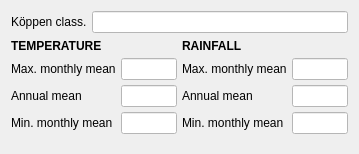
               <widget class="QWidget" name="Climate_Box">
                <property name="geometry">
                 <rect>
                  <x>0</x>
                  <y>0</y>
                  <width>359</width>
                  <height>154</height>
                 </rect>
                </property>
                <attribute name="label">
                 <string>CLIMATE AND WEATHER</string>
                </attribute>
                <layout class="QVBoxLayout" name="verticalLayout_28">
                 <item>
                  <layout class="QFormLayout" name="Koppen_Form">
                   <property name="horizontalSpacing">
                    <number>5</number>
                   </property>
                   <property name="verticalSpacing">
                    <number>5</number>
                   </property>
                   <item row="0" column="0">
                    <widget class="QLabel" name="KoppenLabel">
                     <property name="text">
                      <string>Köppen class.</string>
                     </property>
                    </widget>
                   </item>
                   <item row="0" column="1">
                    <widget class="QLineEdit" name="KoppenLineEdit">
                     <property name="sizePolicy">
                      <sizepolicy hsizetype="Minimum" vsizetype="Fixed">
                       <horstretch>0</horstretch>
                       <verstretch>0</verstretch>
                      </sizepolicy>
                     </property>
                     <property name="styleSheet">
                      <string notr="true">background-color: white</string>
                     </property>
                    </widget>
                   </item>
                  </layout>
                 </item>
                 <item>
                  <layout class="QGridLayout" name="Weather_Layout">
                   <property name="horizontalSpacing">
                    <number>5</number>
                   </property>
                   <property name="verticalSpacing">
                    <number>0</number>
                   </property>
                   <item row="0" column="1">
                    <layout class="QFormLayout" name="Rainfall_Layout_3">
                     <property name="fieldGrowthPolicy">
                      <enum>QFormLayout::ExpandingFieldsGrow</enum>
                     </property>
                     <property name="rowWrapPolicy">
                      <enum>QFormLayout::DontWrapRows</enum>
                     </property>
                     <property name="labelAlignment">
                      <set>Qt::AlignLeading|Qt::AlignLeft|Qt::AlignVCenter</set>
                     </property>
                     <property name="formAlignment">
                      <set>Qt::AlignLeading|Qt::AlignLeft|Qt::AlignVCenter</set>
                     </property>
                     <property name="horizontalSpacing">
                      <number>5</number>
                     </property>
                     <property name="verticalSpacing">
                      <number>5</number>
                     </property>
                     <property name="leftMargin">
                      <number>0</number>
                     </property>
                     <property name="rightMargin">
                      <number>0</number>
                     </property>
                     <item row="0" column="0">
                      <widget class="QLabel" name="Rainfall_Label_3">
                       <property name="sizePolicy">
                        <sizepolicy hsizetype="Preferred" vsizetype="Maximum">
                         <horstretch>0</horstretch>
                         <verstretch>0</verstretch>
                        </sizepolicy>
                       </property>
                       <property name="maximumSize">
                        <size>
                         <width>16777215</width>
                         <height>15</height>
                        </size>
                       </property>
                       <property name="styleSheet">
                        <string notr="true">background-color: </string>
                       </property>
                       <property name="lineWidth">
                        <number>5</number>
                       </property>
                       <property name="text">
                        <string>&lt;html&gt;&lt;head/&gt;&lt;body&gt;&lt;p&gt;&lt;span style=&quot; font-weight:700;&quot;&gt;RAINFALL&lt;/span&gt;&lt;/p&gt;&lt;/body&gt;&lt;/html&gt;</string>
                       </property>
                       <property name="textFormat">
                        <enum>Qt::RichText</enum>
                       </property>
                       <property name="scaledContents">
                        <bool>false</bool>
                       </property>
                      </widget>
                     </item>
                     <item row="1" column="0">
                      <widget class="QLabel" name="RmaxMonthlyMeanLabel_3">
                       <property name="sizePolicy">
                        <sizepolicy hsizetype="Minimum" vsizetype="Preferred">
                         <horstretch>0</horstretch>
                         <verstretch>0</verstretch>
                        </sizepolicy>
                       </property>
                       <property name="text">
                        <string>Max. monthly mean</string>
                       </property>
                      </widget>
                     </item>
                     <item row="1" column="1">
                      <widget class="QLineEdit" name="RmaxMonthlyMeanLineEdit_3">
                       <property name="sizePolicy">
                        <sizepolicy hsizetype="Expanding" vsizetype="Fixed">
                         <horstretch>0</horstretch>
                         <verstretch>0</verstretch>
                        </sizepolicy>
                       </property>
                       <property name="minimumSize">
                        <size>
                         <width>0</width>
                         <height>0</height>
                        </size>
                       </property>
                       <property name="styleSheet">
                        <string notr="true">background-color: white;</string>
                       </property>
                      </widget>
                     </item>
                     <item row="2" column="0">
                      <widget class="QLabel" name="RannualMeanLabel_3">
                       <property name="sizePolicy">
                        <sizepolicy hsizetype="Minimum" vsizetype="Preferred">
                         <horstretch>0</horstretch>
                         <verstretch>0</verstretch>
                        </sizepolicy>
                       </property>
                       <property name="text">
                        <string>Annual mean</string>
                       </property>
                      </widget>
                     </item>
                     <item row="2" column="1">
                      <widget class="QLineEdit" name="RannualMeanLineEdit_3">
                       <property name="sizePolicy">
                        <sizepolicy hsizetype="Expanding" vsizetype="Fixed">
                         <horstretch>0</horstretch>
                         <verstretch>0</verstretch>
                        </sizepolicy>
                       </property>
                       <property name="styleSheet">
                        <string notr="true">background-color: white;</string>
                       </property>
                      </widget>
                     </item>
                     <item row="3" column="0">
                      <widget class="QLabel" name="RminMonthlyMeanLabel_3">
                       <property name="sizePolicy">
                        <sizepolicy hsizetype="Minimum" vsizetype="Preferred">
                         <horstretch>0</horstretch>
                         <verstretch>0</verstretch>
                        </sizepolicy>
                       </property>
                       <property name="text">
                        <string>Min. monthly mean</string>
                       </property>
                      </widget>
                     </item>
                     <item row="3" column="1">
                      <widget class="QLineEdit" name="RminMonthlyMeanLineEdit_3">
                       <property name="sizePolicy">
                        <sizepolicy hsizetype="Expanding" vsizetype="Fixed">
                         <horstretch>0</horstretch>
                         <verstretch>0</verstretch>
                        </sizepolicy>
                       </property>
                       <property name="styleSheet">
                        <string>background-color: white;</string>
                       </property>
                      </widget>
                     </item>
                    </layout>
                   </item>
                   <item row="0" column="0">
                    <layout class="QFormLayout" name="Temperature_Layout_5">
                     <property name="labelAlignment">
                      <set>Qt::AlignLeading|Qt::AlignLeft|Qt::AlignVCenter</set>
                     </property>
                     <property name="formAlignment">
                      <set>Qt::AlignLeading|Qt::AlignLeft|Qt::AlignVCenter</set>
                     </property>
                     <property name="horizontalSpacing">
                      <number>5</number>
                     </property>
                     <property name="verticalSpacing">
                      <number>5</number>
                     </property>
                     <property name="leftMargin">
                      <number>0</number>
                     </property>
                     <item row="0" column="0">
                      <widget class="QLabel" name="Temperature_Label_5">
                       <property name="sizePolicy">
                        <sizepolicy hsizetype="Preferred" vsizetype="Maximum">
                         <horstretch>0</horstretch>
                         <verstretch>0</verstretch>
                        </sizepolicy>
                       </property>
                       <property name="maximumSize">
                        <size>
                         <width>16777215</width>
                         <height>15</height>
                        </size>
                       </property>
                       <property name="text">
                        <string>&lt;html&gt;&lt;head/&gt;&lt;body&gt;&lt;p&gt;&lt;span style=&quot; font-size:9pt; font-weight:700;&quot;&gt;TEMPERATURE&lt;/span&gt;&lt;/p&gt;&lt;/body&gt;&lt;/html&gt;</string>
                       </property>
                       <property name="textFormat">
                        <enum>Qt::RichText</enum>
                       </property>
                      </widget>
                     </item>
                     <item row="1" column="0">
                      <widget class="QLabel" name="TmaxMonthlyMeanLabel_4">
                       <property name="sizePolicy">
                        <sizepolicy hsizetype="Minimum" vsizetype="Preferred">
                         <horstretch>0</horstretch>
                         <verstretch>0</verstretch>
                        </sizepolicy>
                       </property>
                       <property name="text">
                        <string>Max. monthly mean</string>
                       </property>
                      </widget>
                     </item>
                     <item row="1" column="1">
                      <widget class="QLineEdit" name="TmaxMonthlyMeanLineEdit_4">
                       <property name="sizePolicy">
                        <sizepolicy hsizetype="Expanding" vsizetype="Fixed">
                         <horstretch>0</horstretch>
                         <verstretch>0</verstretch>
                        </sizepolicy>
                       </property>
                       <property name="minimumSize">
                        <size>
                         <width>24</width>
                         <height>0</height>
                        </size>
                       </property>
                       <property name="styleSheet">
                        <string notr="true">background-color: white</string>
                       </property>
                      </widget>
                     </item>
                     <item row="2" column="0">
                      <widget class="QLabel" name="TannualMeanLabel_4">
                       <property name="text">
                        <string>Annual mean</string>
                       </property>
                      </widget>
                     </item>
                     <item row="2" column="1">
                      <widget class="QLineEdit" name="TannualMeanEditLabel_4">
                       <property name="sizePolicy">
                        <sizepolicy hsizetype="Expanding" vsizetype="Fixed">
                         <horstretch>0</horstretch>
                         <verstretch>0</verstretch>
                        </sizepolicy>
                       </property>
                       <property name="styleSheet">
                        <string notr="true">background-color: white</string>
                       </property>
                      </widget>
                     </item>
                     <item row="3" column="0">
                      <widget class="QLabel" name="TminMonthlyMeanLabel_4">
                       <property name="sizePolicy">
                        <sizepolicy hsizetype="Minimum" vsizetype="Preferred">
                         <horstretch>0</horstretch>
                         <verstretch>0</verstretch>
                        </sizepolicy>
                       </property>
                       <property name="text">
                        <string>Min. monthly mean</string>
                       </property>
                      </widget>
                     </item>
                     <item row="3" column="1">
                      <widget class="QLineEdit" name="TminMonthlyMeanLineEdit_4">
                       <property name="sizePolicy">
                        <sizepolicy hsizetype="Expanding" vsizetype="Fixed">
                         <horstretch>0</horstretch>
                         <verstretch>0</verstretch>
                        </sizepolicy>
                       </property>
                       <property name="styleSheet">
                        <string notr="true">background-color: white</string>
                       </property>
                      </widget>
                     </item>
                    </layout>
                   </item>
                  </layout>
                 </item>
                 <item>
                  <spacer name="verticalSpacer_15">
                   <property name="orientation">
                    <enum>Qt::Vertical</enum>
                   </property>
                   <property name="sizeHint" stdset="0">
                    <size>
                     <width>20</width>
                     <height>40</height>
                    </size>
                   </property>
                  </spacer>
                 </item>
                </layout>
               </widget>
